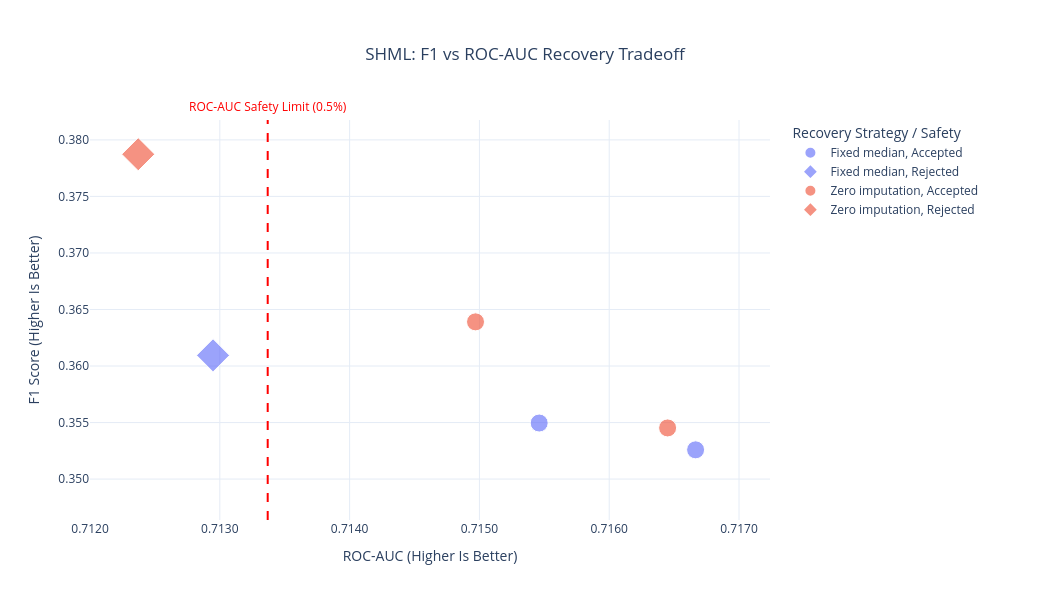

The notebook cell this image was saved under:
### Markdown cell above
### Interpretation — Seed-Level Recovery Decisions

The recovery policy was evaluated using 20 distinct
random missingness patterns at 15% missingness.

The policy selected zero imputation for 16 seeds,
median imputation for seeds 0 and 2, and abstained
for seeds 8 and 11.

This demonstrates that recovery decisions can vary
depending on which BILL_AMT1 observations are missing.

The integrated results matched the independent notebook
results for all 20 seeds.

Because all experiments use the same validation partition,
the seeds represent variation in corruption patterns,
not independent samples from the population.

### Code cell
import plotly.express as px

# --------------------------------------------------
# Step 1: Prepare the final test results
# --------------------------------------------------

tradeoff = final_test.copy()

tradeoff["missingness_pct"] = (
    tradeoff["missingness"] * 100
)

tradeoff["safety"] = tradeoff[
    "posthoc_safety_decision"
].map({
    "ACCEPT": "Accepted",
    "REJECT": "Rejected"
})

# --------------------------------------------------
# Step 2: Define the frozen safety threshold
# --------------------------------------------------

healthy_auc = final_test.loc[
    final_test["missingness"] == 0,
    "roc_auc"
].iloc[0]

auc_limit = healthy_auc * (1 - 0.005)

# --------------------------------------------------
# Step 3: Create the interactive scatter plot
# --------------------------------------------------

fig_tradeoff = px.scatter(
    tradeoff,
    x="roc_auc",
    y="f1",
    color="strategy",
    symbol="safety",
    size="missingness_pct",
    size_max=18,
    hover_data={
        "missingness_pct": ":.0f",
        "strategy": True,
        "safety": True,
        "roc_auc": ":.6f",
        "f1": ":.6f"
    },
    color_discrete_map={
        "Fixed median": "#636EFA",
        "Zero imputation": "#EF553B"
    },
    symbol_map={
        "Accepted": "circle",
        "Rejected": "diamond"
    },
    title="SHML: F1 vs ROC-AUC Recovery Tradeoff"
)

# --------------------------------------------------
# Step 4: Add ROC-AUC safety threshold
# --------------------------------------------------

fig_tradeoff.add_vline(
    x=auc_limit,
    line_dash="dash",
    line_color="red",
    line_width=2
)

fig_tradeoff.add_annotation(
    x=auc_limit,
    y=1.06,
    xref="x",
    yref="paper",
    text="ROC-AUC Safety Limit (0.5%)",
    showarrow=False,
    font=dict(size=12, color="red")
)

# --------------------------------------------------
# Step 5: Improve markers
# --------------------------------------------------

fig_tradeoff.update_traces(
    marker=dict(
        sizemin=9,
        line=dict(
            width=1,
            color="white"
        )
    ),
    opacity=0.9
)

# --------------------------------------------------
# Step 6: Improve layout
# --------------------------------------------------

fig_tradeoff.update_layout(
    template="plotly_white",

    width=1050,
    height=600,

    title=dict(
        text="SHML: F1 vs ROC-AUC Recovery Tradeoff",
        x=0.5,
        xanchor="center"
    ),

    xaxis_title="ROC-AUC (Higher Is Better)",
    yaxis_title="F1 Score (Higher Is Better)",

    legend=dict(
        title="Recovery Strategy / Safety",
        x=1.03,
        y=1,
        xanchor="left",
        yanchor="top"
    ),

    margin=dict(
        l=90,
        r=280,
        t=120,
        b=80
    ),

    hovermode="closest"
)

fig_tradeoff.update_xaxes(
    tickformat=".4f",
    showgrid=True,
    gridcolor="#E5ECF6"
)

fig_tradeoff.update_yaxes(
    tickformat=".3f",
    showgrid=True,
    gridcolor="#E5ECF6"
)

# --------------------------------------------------
# Step 7: Display and save
# --------------------------------------------------

fig_tradeoff.show()

FIGURES_DIR.mkdir(parents=True, exist_ok=True)

fig_tradeoff.write_html(
    FIGURES_DIR / "f1_auc_tradeoff.html",
    include_plotlyjs=True
)

print("Interactive tradeoff visualization saved.")
print("ROC-AUC safety threshold:", round(auc_limit, 6))

### Figure 1 — Plotly figure (JSON) as saved in the notebook; plotly's stock layout.template omitted (floating-point values rounded to 4 significant figures)
{"data": [{"customdata": [[0, "Fixed median", "Accepted"], [5, "Fixed median", "Accepted"], [15, "Fixed median", "Accepted"]], "hovertemplate": "strategy=%{customdata[1]}<br>safety=%{customdata[2]}<br>roc_auc=%{x:.6f}<br>f1=%{y:.6f}<br>missingness_pct=%{customdata[0]:.0f}<extra></extra>", "legendgroup": "Fixed median, Accepted", "marker": {"color": "#636EFA", "line": {"color": "white", "width": 1}, "size": [0.0, 5.0, 15.0], "sizemin": 9, "sizemode": "area", "sizeref": 0.09259, "symbol": "circle"}, "mode": "markers", "name": "Fixed median, Accepted", "opacity": 0.9, "orientation": "v", "showlegend": true, "type": "scatter", "x": [0.717, 0.7167, 0.7155], "xaxis": "x", "y": [0.3484, 0.3526, 0.355], "yaxis": "y"}, {"customdata": [[30, "Fixed median", "Rejected"]], "hovertemplate": "strategy=%{customdata[1]}<br>safety=%{customdata[2]}<br>roc_auc=%{x:.6f}<br>f1=%{y:.6f}<br>missingness_pct=%{customdata[0]:.0f}<extra></extra>", "legendgroup": "Fixed median, Rejected", "marker": {"color": "#636EFA", "line": {"color": "white", "width": 1}, "size": [30.0], "sizemin": 9, "sizemode": "area", "sizeref": 0.09259, "symbol": "diamond"}, "mode": "markers", "name": "Fixed median, Rejected", "opacity": 0.9, "orientation": "v", "showlegend": true, "type": "scatter", "x": [0.7129], "xaxis": "x", "y": [0.3609], "yaxis": "y"}, {"customdata": [[0, "Zero imputation", "Accepted"], [5, "Zero imputation", "Accepted"], [15, "Zero imputation", "Accepted"]], "hovertemplate": "strategy=%{customdata[1]}<br>safety=%{customdata[2]}<br>roc_auc=%{x:.6f}<br>f1=%{y:.6f}<br>missingness_pct=%{customdata[0]:.0f}<extra></extra>", "legendgroup": "Zero imputation, Accepted", "marker": {"color": "#EF553B", "line": {"color": "white", "width": 1}, "size": [0.0, 5.0, 15.0], "sizemin": 9, "sizemode": "area", "sizeref": 0.09259, "symbol": "circle"}, "mode": "markers", "name": "Zero imputation, Accepted", "opacity": 0.9, "orientation": "v", "showlegend": true, "type": "scatter", "x": [0.717, 0.7164, 0.715], "xaxis": "x", "y": [0.3484, 0.3545, 0.3639], "yaxis": "y"}, {"customdata": [[30, "Zero imputation", "Rejected"]], "hovertemplate": "strategy=%{customdata[1]}<br>safety=%{customdata[2]}<br>roc_auc=%{x:.6f}<br>f1=%{y:.6f}<br>missingness_pct=%{customdata[0]:.0f}<extra></extra>", "legendgroup": "Zero imputation, Rejected", "marker": {"color": "#EF553B", "line": {"color": "white", "width": 1}, "size": [30.0], "sizemin": 9, "sizemode": "area", "sizeref": 0.09259, "symbol": "diamond"}, "mode": "markers", "name": "Zero imputation, Rejected", "opacity": 0.9, "orientation": "v", "showlegend": true, "type": "scatter", "x": [0.7124], "xaxis": "x", "y": [0.3787], "yaxis": "y"}], "layout": {"annotations": [{"font": {"color": "red", "size": 12}, "showarrow": false, "text": "ROC-AUC Safety Limit (0.5%)", "x": 0.7134, "xref": "x", "y": 1.06, "yref": "paper"}], "height": 600, "hovermode": "closest", "legend": {"itemsizing": "constant", "title": {"text": "Recovery Strategy / Safety"}, "tracegroupgap": 0, "x": 1.03, "xanchor": "left", "y": 1, "yanchor": "top"}, "margin": {"b": 80, "l": 90, "r": 280, "t": 120}, "shapes": [{"line": {"color": "red", "dash": "dash", "width": 2}, "type": "line", "x0": 0.7134, "x1": 0.7134, "xref": "x", "y0": 0, "y1": 1, "yref": "y domain"}], "title": {"text": "SHML: F1 vs ROC-AUC Recovery Tradeoff", "x": 0.5, "xanchor": "center"}, "width": 1050, "xaxis": {"anchor": "y", "domain": [0, 1], "gridcolor": "#E5ECF6", "showgrid": true, "tickformat": ".4f", "title": {"text": "ROC-AUC (Higher Is Better)"}}, "yaxis": {"anchor": "x", "domain": [0, 1], "gridcolor": "#E5ECF6", "showgrid": true, "tickformat": ".3f", "title": {"text": "F1 Score (Higher Is Better)"}}}}
